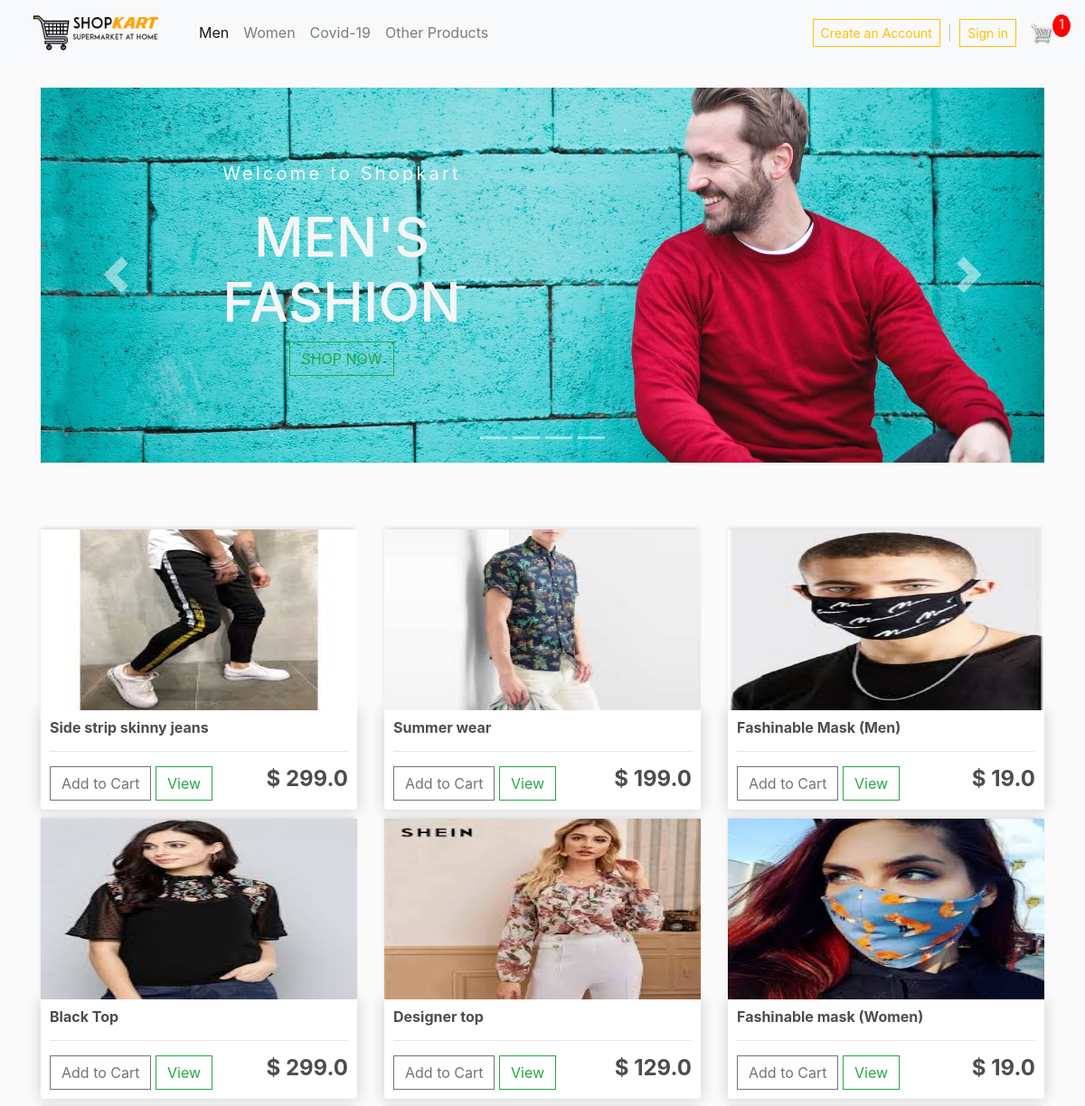
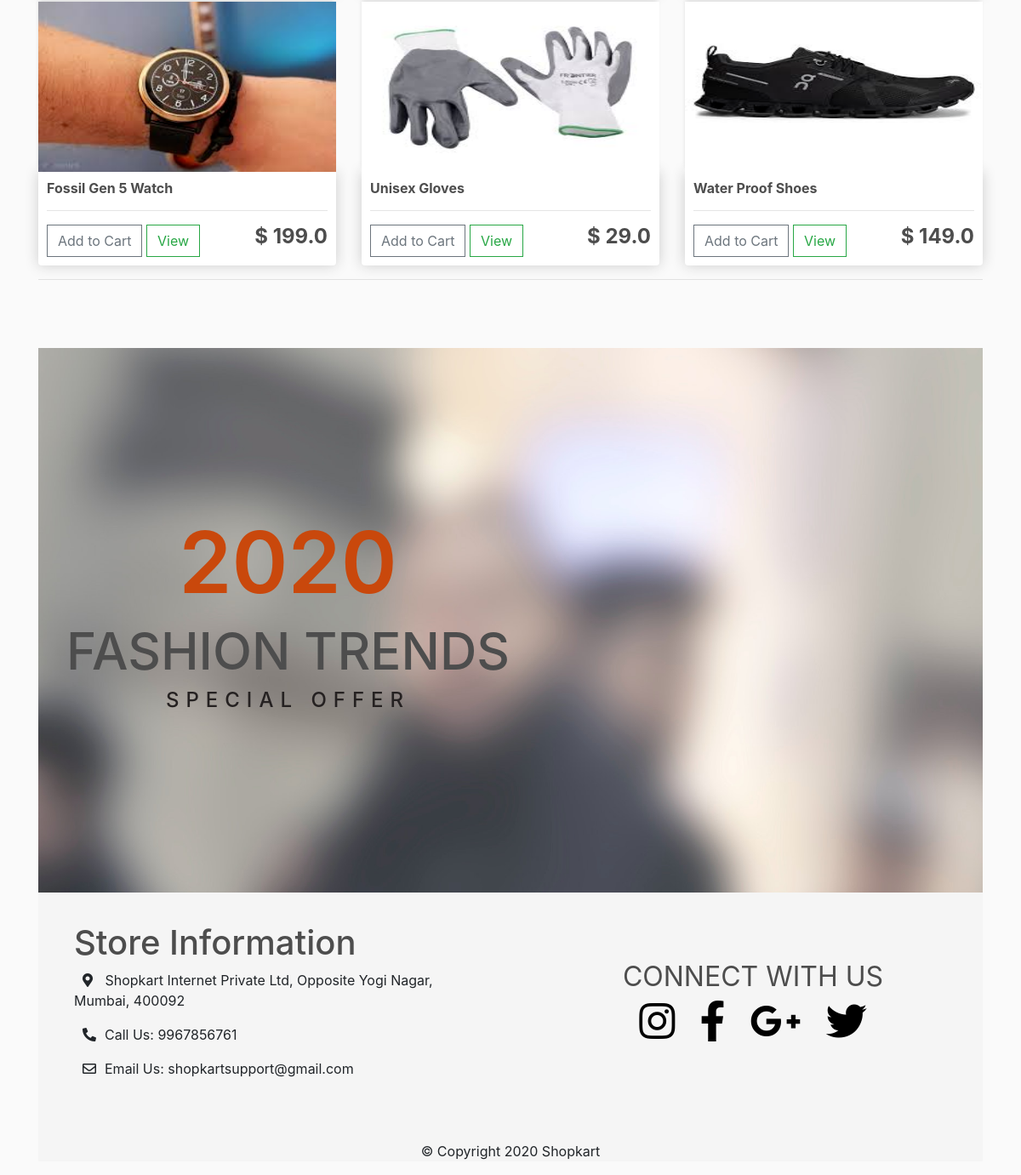
The app's page / (signed in) with its own data (2 pictures, top to bottom).
### store/models.py (models this page shows, shortened)
class Product(models.Model):
	name = models.CharField(max_length=200)
	price = models.FloatField()
	digital = models.BooleanField(default=False,null=True, blank=True)
	image = models.ImageField(null=True, blank=True)
	@property
	def imageURL(self):
		try:
			url = self.image.url
		except:
			url = ''
		return url

### store/views.py (the view)
# urls.py: path('', include('store.urlsstore'))
def store(request):
      data = cartData(request)
      cartItems = data['cartItems']
      order = data['order']
      items = data['items']
      products = Product.objects.all()
      context = {'products':products, 'cartItems':cartItems, 'Person':Person}
      return render(request, 'store/store.html', context)

### store/models.py (called while the page is built)
	@property
	def get_cart_items(self):
		orderitems = self.orderitem_set.all()
		total =sum([item.quantity for item in orderitems])
		return total

### store/utils.py (called while the page is built)
def cartData(request):
	if request.user.is_authenticated:
		customer = request.user.customer
		order, created = Order.objects.get_or_create(customer=customer, complete=False)
		items = order.orderitem_set.all()
		cartItems = order.get_cart_items
	else:
		cookieData = cookieCart(request)
		cartItems = cookieData['cartItems']
		order = cookieData['order']
		items = cookieData['items']
	return {'cartItems':cartItems ,'order':order, 'items':items}

### store/templates/store/store.html (shortened to what this page needs)
{% extends 'store/main.html' %}
{% load static %}
{% block content %}
<div id="mycarousel" class="carousel slide" data-ride="carousel" data-interval="3000">
    <div class="carousel-inner">
      <div class="carousel-item active">
        <img src="./images/fashion-men.jpg" alt="Mens Fashion">
        <div class="carousel-caption d-none d-md-block carousel-label">
          <p class="welcome">Welcome to Shopkart</p>
          <h5 style="font-size: 60px; font-weight: 500; color: #f5f5f5;">MEN'S <br> FASHION</h5>
          <a class="btn btn-outline-success" href="{% url 'men' %}" role="button">SHOP NOW</a>
        </div>
      </div>
    </div>
    <a href="#mycarousel" class="carousel-control-next" data-slide="next">
      <span class="carousel-control-next-icon"></span>
    </a>
    <a href="#mycarousel" class="carousel-control-prev" data-slide="prev">
      <span class="carousel-control-prev-icon"></span>
    </a>
    <ul class="carousel-indicators">
      <li data-target="#mycarousel" data-slide-to="0"></li>
      <li data-target="#mycarousel" data-slide-to="1"></li>
      <li data-target="#mycarousel" data-slide-to="2"></li>
      <li data-target="#mycarousel" data-slide-to="3"></li>
    </ul>
  </div>
<div class="row fashion">
    {% for product in products %}
    <div class="col-lg-4">
        <img class="thumbnail" src="{{product.imageURL}}">
        <div class="box-element product">
            <h6><strong>{{product.name}}</strong></h6>
            <hr>
            <button data-product="{{product.id}}" data-action="add" class="btn btn-outline-secondary add-btn update-cart">Add to Cart</button>
            <a class="btn btn-outline-success" href="#">View</a>
            <h4 style="display: inline-block; float: right"><strong>$ {{product.price}}</strong></h4>
        </div>
    </div>
    {% endfor %}
</div>
<hr>
<div id="fixed-section">
    <div class="row">
      <div class="col">
      <div class="banner">
          <h1 style="color: #c9480c; font-size: 100px; font-weight: 600;">2020</h2>
          <h2 style="font-size: 60px;">FASHION TRENDS</h3>
          <h4 style="color: #252121; letter-spacing: 0.5rem;">SPECIAL OFFER</h4>
        </div>
      </div>
    </div>
  </div>
   <footer>
    <div class="row">
      <div class="col-sm-6 left-footer">
        <h1>Store Information</h1>
        <p><i class="fas fa-map-marker-alt icon"></i> Shopkart Internet Private Ltd, Opposite Yogi Nagar, Mumbai, 400092</p>
        <p><i class="fas fa-phone-alt icon"></i>Call Us: 9967856761</p>
        <p><i class="far fa-envelope icon"></i>Email Us: shopkartsupport@gmail.com</p>
      </div>
      <div class="col-sm-6 right-footer">
        <h2 style="font-weight: 400; ">CONNECT WITH US</h2>
        <a href="#"><i class="fab fa-3x fa-instagram social"></i></a>
        <a href="#"><i class="fab fa-3x fa-facebook-f social"></i></a>
        <a href="#"><i class="fab fa-3x fa-google-plus-g social"></i></a>
        <a href="#"><i class="fab fa-3x fa-twitter social"></i></a>
      </div>
    </div>
    <p class="copyright">&copy; Copyright 2020 Shopkart</p>
  </footer>
{% endblock content %}

### static/css/main.css (style rules this page uses)
body { background-color: hsl(0, 0%, 98%); }
h1,h2,h3,h4,h5,h6 { color:hsl(0, 0%, 30%); }
.box-element { box-shadow:hsl(0, 0%, 80%) 0 0 16px; background-color: #fff; border-radius: 4px; padding: 10px; }
.thumbnail { width: 100%; height: 200px; -webkit-box-shadow: -1px -3px 5px -2px rgba(214,214,214,1); -moz-box-shadow: -1px -3px 5px -2px rgba(214,214,214,1); box-shadow: -1px -3px 5px -2px rgba(214,214,214,1); }
.product { border-radius: 0 0 4px 4px; }
.col-lg-4, .col-lg-6, .col-lg-8, .col-lg-12 { margin-top: 10px; }
.btn { border-radius: 0; }
span { color: rgba(166, 166, 168, 0.514); margin: 0 0.5rem; }
.carousel-item img { width: 100%; height: 100%; }
.carousel-label { width: 30%; margin: 7% 20% 5% 0; }
.welcome { letter-spacing: 0.2rem; color: #f5f5f5; }
.carousel-control-next-icon, .carousel-control-prev-icon { height: 40px; width: 40px; }
.fashion { margin-top: 4rem; }
#fixed-section { height: 80vh; background-image: url("/static/images/fixed.jpg"); margin-top: 5rem; background-attachment: fixed; background-size: cover; }
.banner { text-align: center; width: 50%; margin: 12rem 7rem 1rem 1rem; }
footer { background-color: #f5f5f5; }
.left-footer { padding: 3% 7% 5% 5%; }
.right-footer { padding: 7% 7%; text-align: center; }
.social { padding: 0 3%; color: #000000; }
.icon { padding: 0px 10px; }
.copyright { text-align: center; }
@media (min-width: 40em) { .carousel-caption p { margin-bottom: 1.25rem; font-size: 1.25rem; line-height: 1.4; } }

### records on screen
Product: imageURL (picture), name "Side strip skinny jeans", price "299.0"
Product: imageURL (picture), name "Summer wear", price "199.0"
Product: imageURL (picture), name "Fashinable Mask (Men)", price "19.0"
Product: imageURL (picture), name "Black Top", price "299.0"
Product: imageURL (picture), name "Designer top", price "129.0"
Product: imageURL (picture), name "Fashinable mask (Women)", price "19.0"
Product: imageURL (picture), name "Fossil Gen 5 Watch", price "199.0"
Product: imageURL (picture), name "Unisex Gloves", price "29.0"
Product: imageURL (picture), name "Water Proof Shoes", price "149.0"

### other values on screen
{{ cartItems }} "1"
